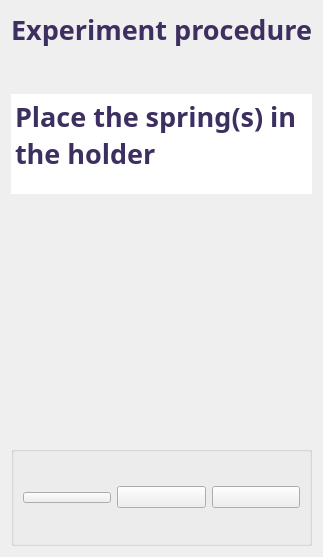
                 <widget class="QWidget" name="page_3">
                  <property name="sizePolicy">
                   <sizepolicy hsizetype="Expanding" vsizetype="Expanding">
                    <horstretch>0</horstretch>
                    <verstretch>0</verstretch>
                   </sizepolicy>
                  </property>
                  <layout class="QGridLayout" name="gridLayout_28">
                   <item row="0" column="0" colspan="3">
                    <widget class="QLabel" name="label_18">
                     <property name="font">
                      <font>
                       <family>Bradley Hand ITC</family>
                       <pointsize>20</pointsize>
                       <weight>75</weight>
                       <bold>true</bold>
                      </font>
                     </property>
                     <property name="styleSheet">
                      <string notr="true">color: rgb(61, 48, 97);</string>
                     </property>
                     <property name="text">
                      <string>Experiment procedure</string>
                     </property>
                     <property name="alignment">
                      <set>Qt::AlignCenter</set>
                     </property>
                    </widget>
                   </item>
                   <item row="4" column="1">
                    <widget class="QLabel" name="label_gif_2">
                     <property name="minimumSize">
                      <size>
                       <width>200</width>
                       <height>200</height>
                      </size>
                     </property>
                     <property name="maximumSize">
                      <size>
                       <width>200</width>
                       <height>200</height>
                      </size>
                     </property>
                     <property name="text">
                      <string/>
                     </property>
                    </widget>
                   </item>
                   <item row="4" column="0">
                    <spacer name="horizontalSpacer_21">
                     <property name="orientation">
                      <enum>Qt::Horizontal</enum>
                     </property>
                     <property name="sizeType">
                      <enum>QSizePolicy::Expanding</enum>
                     </property>
                     <property name="sizeHint" stdset="0">
                      <size>
                       <width>40</width>
                       <height>20</height>
                      </size>
                     </property>
                    </spacer>
                   </item>
                   <item row="5" column="1">
                    <spacer name="verticalSpacer_6">
                     <property name="orientation">
                      <enum>Qt::Vertical</enum>
                     </property>
                     <property name="sizeHint" stdset="0">
                      <size>
                       <width>20</width>
                       <height>40</height>
                      </size>
                     </property>
                    </spacer>
                   </item>
                   <item row="2" column="0" colspan="3">
                    <widget class="QTextEdit" name="textEdit">
                     <property name="maximumSize">
                      <size>
                       <width>16777215</width>
                       <height>100</height>
                      </size>
                     </property>
                     <property name="font">
                      <font>
                       <family>Bradley Hand ITC</family>
                       <pointsize>20</pointsize>
                       <weight>75</weight>
                       <bold>true</bold>
                      </font>
                     </property>
                     <property name="styleSheet">
                      <string notr="true">color: rgb(61, 48, 97);</string>
                     </property>
                     <property name="frameShape">
                      <enum>QFrame::NoFrame</enum>
                     </property>
                     <property name="html">
                      <string>&lt;!DOCTYPE HTML PUBLIC &quot;-//W3C//DTD HTML 4.0//EN&quot; &quot;http://www.w3.org/TR/REC-html40/strict.dtd&quot;&gt;
&lt;html&gt;&lt;head&gt;&lt;meta name=&quot;qrichtext&quot; content=&quot;1&quot; /&gt;&lt;style type=&quot;text/css&quot;&gt;
p, li { white-space: pre-wrap; }
&lt;/style&gt;&lt;/head&gt;&lt;body style=&quot; font-family:'Bradley Hand ITC'; font-size:20pt; font-weight:600; font-style:normal;&quot;&gt;
&lt;p style=&quot; margin-top:0px; margin-bottom:0px; margin-left:0px; margin-right:0px; -qt-block-indent:0; text-indent:0px;&quot;&gt;Place the spring(s) in the holder&lt;/p&gt;&lt;/body&gt;&lt;/html&gt;</string>
                     </property>
                    </widget>
                   </item>
                   <item row="4" column="2">
                    <spacer name="horizontalSpacer_22">
                     <property name="orientation">
                      <enum>Qt::Horizontal</enum>
                     </property>
                     <property name="sizeType">
                      <enum>QSizePolicy::Expanding</enum>
                     </property>
                     <property name="sizeHint" stdset="0">
                      <size>
                       <width>40</width>
                       <height>20</height>
                      </size>
                     </property>
                    </spacer>
                   </item>
                   <item row="6" column="0" colspan="3">
                    <widget class="QGroupBox" name="groupBox_16">
                     <property name="minimumSize">
                      <size>
                       <width>0</width>
                       <height>100</height>
                      </size>
                     </property>
                     <property name="title">
                      <string/>
                     </property>
                     <layout class="QHBoxLayout" name="horizontalLayout_5">
                      <item>
                       <widget class="QPushButton" name="pushButton_ricomincia_3">
                        <property name="enabled">
                         <bool>true</bool>
                        </property>
                        <property name="font">
                         <font>
                          <family>Bradley Hand ITC</family>
                          <pointsize>-1</pointsize>
                          <weight>99</weight>
                          <bold>true</bold>
                         </font>
                        </property>
                        <property name="text">
                         <string/>
                        </property>
                        <property name="icon">
                         <iconset resource="didacticoop.qrc">
                          <normaloff>:/icons/ricomincia.png</normaloff>:/icons/ricomincia.png</iconset>
                        </property>
                        <property name="iconSize">
                         <size>
                          <width>80</width>
                          <height>80</height>
                         </size>
                        </property>
                       </widget>
                      </item>
                      <item>
                       <widget class="QPushButton" name="pushButton_back_3">
                        <property name="enabled">
                         <bool>true</bool>
                        </property>
                        <property name="text">
                         <string/>
                        </property>
                        <property name="icon">
                         <iconset resource="didacticoop.qrc">
                          <normaloff>:/icons/back.png</normaloff>:/icons/back.png</iconset>
                        </property>
                        <property name="iconSize">
                         <size>
                          <width>80</width>
                          <height>80</height>
                         </size>
                        </property>
                       </widget>
                      </item>
                      <item>
                       <widget class="QPushButton" name="pushButton_forward_3">
                        <property name="text">
                         <string/>
                        </property>
                        <property name="icon">
                         <iconset resource="didacticoop.qrc">
                          <normaloff>:/icons/forward.png</normaloff>:/icons/forward.png</iconset>
                        </property>
                        <property name="iconSize">
                         <size>
                          <width>80</width>
                          <height>80</height>
                         </size>
                        </property>
                       </widget>
                      </item>
                     </layout>
                    </widget>
                   </item>
                   <item row="1" column="0" colspan="3">
                    <spacer name="verticalSpacer_25">
                     <property name="orientation">
                      <enum>Qt::Vertical</enum>
                     </property>
                     <property name="sizeType">
                      <enum>QSizePolicy::Fixed</enum>
                     </property>
                     <property name="sizeHint" stdset="0">
                      <size>
                       <width>20</width>
                       <height>40</height>
                      </size>
                     </property>
                    </spacer>
                   </item>
                  </layout>
                 </widget>
